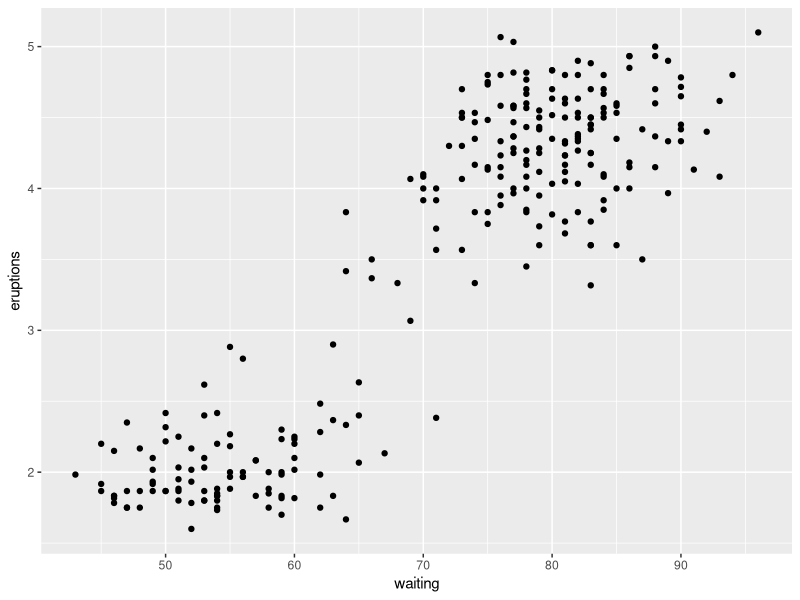
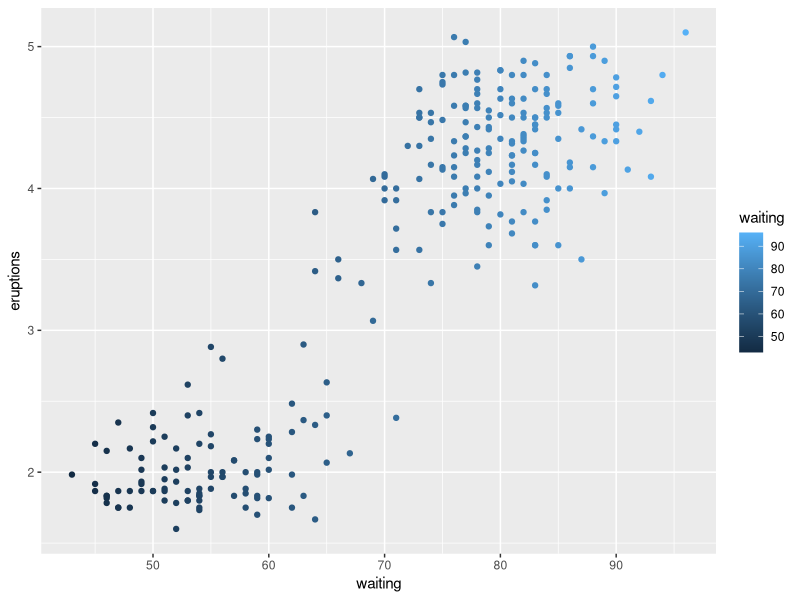
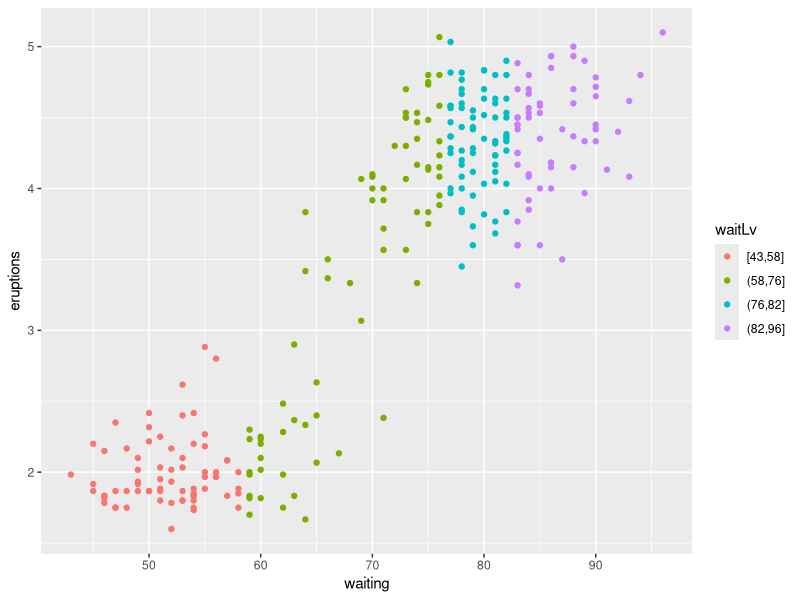
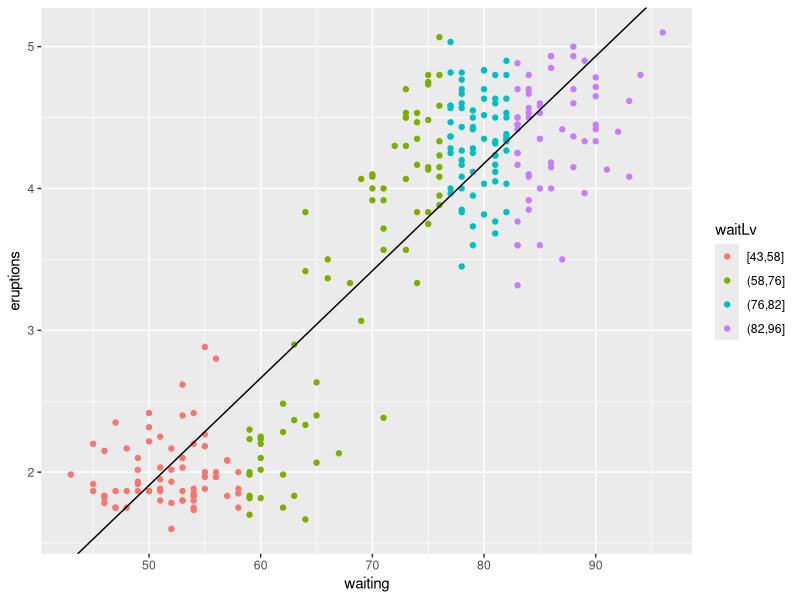
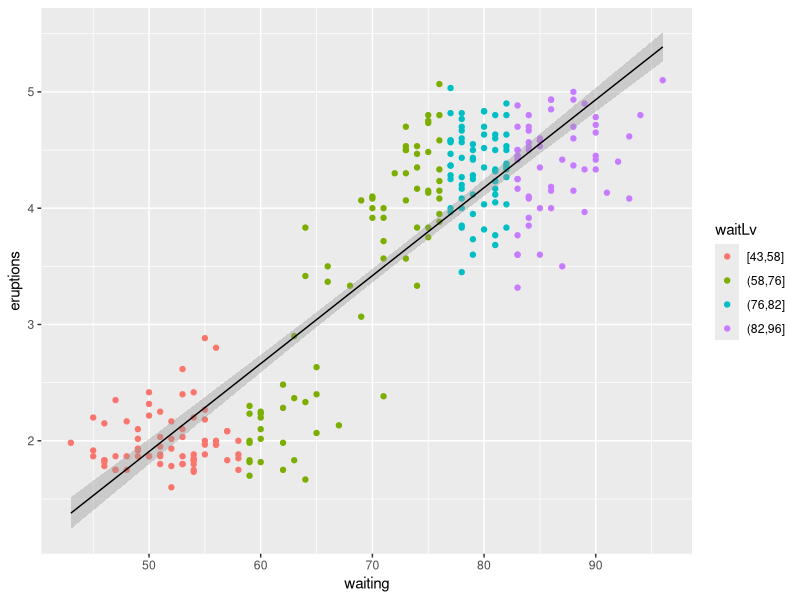
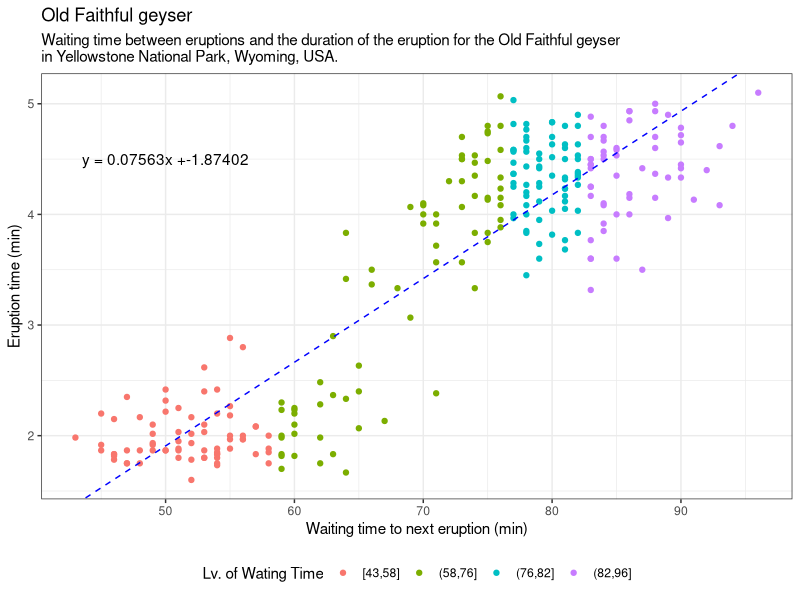

Generate these figures, in order, with R:
## ---- chunk 1
graphics.off()
rm(list = ls())
gc()

## ---- chunk 2
version
## ---- chunk 3
library(tidyverse)

## ---- chunk 4
faithful |> head()

## ---- chunk 5
class(faithful)

## ---- chunk 6
dim(faithful)

## ---- chunk 7
df <- faithful

## ---- chunk 8
df |> 
  ggplot(aes(waiting, eruptions)) +
  geom_point()
## ---- chunk 9
df |> 
  ggplot(aes(waiting, eruptions, color = waiting)) +
  geom_point()

## ---- chunk 10
df |> 
  mutate(waitLv = cut_number(waiting, 4)) |> 
  ggplot(aes(waiting, eruptions, color = waitLv)) +
  geom_point()

## ---- chunk 11
# Calculate slope and intercept of line of best fit
linear <- lm(eruptions ~ waiting, data = faithful)
linear
## ---- chunk 12
linear$coefficients[1]
i <- linear$coefficients[1]

## ---- chunk 13
linear$coefficients[2]
s <- linear$coefficients[2]

## ---- chunk 14
df |> 
  mutate(waitLv = cut_number(waiting, 4)) |> 
  ggplot(aes(waiting, eruptions, color = waitLv)) +
  geom_point() +
  geom_abline(intercept = i, slope = s)

## ---- chunk 15
df |> 
  mutate(waitLv = cut_number(waiting, 4)) |> 
  ggplot(aes(waiting, eruptions)) + # Should remove "aes(color = waitLv)" in ggplot()
  geom_point(aes(color = waitLv)) +
  geom_smooth(method = lm ,se = TRUE, color = "black", linewidth = 0.5) # BUT!! to extract equation you should using "lm()"

## ---- chunk 16
df |> 
  mutate(waitLv = cut_number(waiting, 4)) |> 
  ggplot(aes(waiting, eruptions, color = waitLv)) +
  geom_point() +
  geom_abline(intercept = i, slope = s, color = "blue", lty = 2) +
  annotate("text",x = 50, y = 4.5, label = paste0("y = ", round(s,5) ,"x +",round(i,5))) +
  labs(title = "Old Faithful geyser",
       subtitle = paste0("Waiting time between eruptions and the duration of the eruption for the Old Faithful geyser","\n",
                         "in Yellowstone National Park, Wyoming, USA."),
       x = "Waiting time to next eruption (min)", y = "Eruption time (min)", color = "Lv. of Wating Time") +
  theme_bw() +
  theme(legend.position = "bottom")

## ---- chunk 17
ggsave("nb_003.png")
